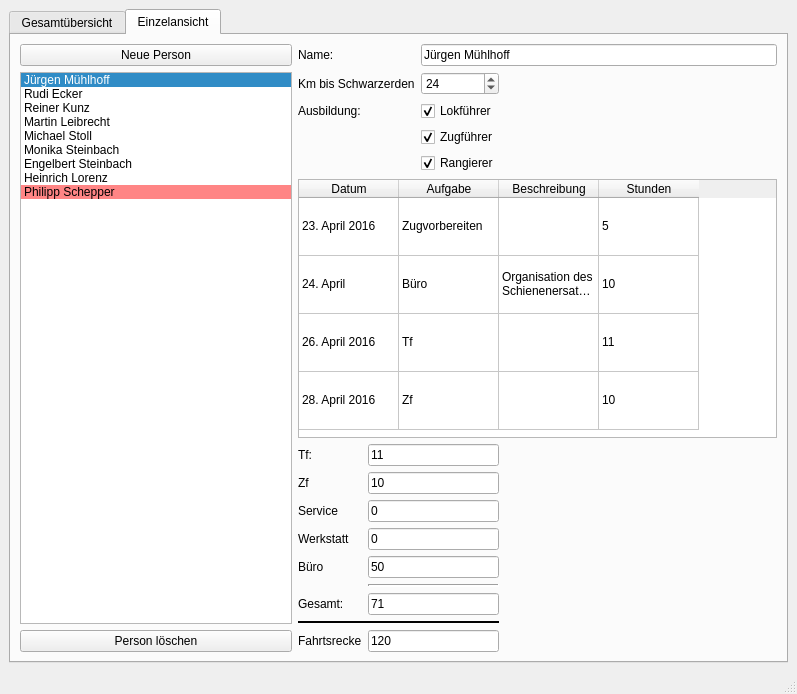
<?xml version="1.0" encoding="UTF-8"?>
<ui version="4.0">
 <class>Personal</class>
 <widget class="QMainWindow" name="Personal">
  <property name="geometry">
   <rect>
    <x>0</x>
    <y>0</y>
    <width>797</width>
    <height>694</height>
   </rect>
  </property>
  <property name="windowTitle">
   <string>Personalübersicht</string>
  </property>
  <widget class="QWidget" name="centralwidget">
   <layout class="QGridLayout" name="gridLayout">
    <item row="0" column="0">
     <widget class="QTabWidget" name="tabWidget">
      <property name="currentIndex">
       <number>1</number>
      </property>
      <widget class="QWidget" name="tab">
       <attribute name="title">
        <string>Gesamtübersicht</string>
       </attribute>
       <layout class="QGridLayout" name="gridLayout_2">
        <item row="0" column="0">
         <widget class="QTableWidget" name="tableWidget">
          <attribute name="horizontalHeaderDefaultSectionSize">
           <number>164</number>
          </attribute>
          <attribute name="horizontalHeaderStretchLastSection">
           <bool>true</bool>
          </attribute>
          <attribute name="verticalHeaderVisible">
           <bool>false</bool>
          </attribute>
          <row>
           <property name="text">
            <string>Neue Zeile</string>
           </property>
          </row>
          <row>
           <property name="text">
            <string>Neue Zeile</string>
           </property>
          </row>
          <row>
           <property name="text">
            <string>Neue Zeile</string>
           </property>
          </row>
          <row>
           <property name="text">
            <string>Neue Zeile</string>
           </property>
          </row>
          <row>
           <property name="text">
            <string>Neue Zeile</string>
           </property>
          </row>
          <row>
           <property name="text">
            <string>Neue Zeile</string>
           </property>
          </row>
          <column>
           <property name="text">
            <string>Name</string>
           </property>
          </column>
          <column>
           <property name="text">
            <string>Anzahl Einsatzeinsätze</string>
           </property>
          </column>
          <column>
           <property name="text">
            <string>Stunden</string>
           </property>
          </column>
          <column>
           <property name="text">
            <string>Kilometer</string>
           </property>
          </column>
          <item row="0" column="0">
           <property name="text">
            <string>Jürgen Mühlhoff</string>
           </property>
          </item>
          <item row="0" column="1">
           <property name="text">
            <string>5</string>
           </property>
          </item>
          <item row="0" column="2">
           <property name="text">
            <string>60</string>
           </property>
          </item>
          <item row="0" column="3">
           <property name="text">
            <string>150</string>
           </property>
          </item>
          <item row="1" column="0">
           <property name="text">
            <string>Rudi Ecker</string>
           </property>
          </item>
          <item row="1" column="1">
           <property name="text">
            <string>4</string>
           </property>
          </item>
          <item row="1" column="2">
           <property name="text">
            <string>45</string>
           </property>
          </item>
          <item row="1" column="3">
           <property name="text">
            <string>80</string>
           </property>
          </item>
          <item row="2" column="0">
           <property name="text">
            <string>Engelbert Steinbach</string>
           </property>
          </item>
          <item row="2" column="1">
           <property name="text">
            <string>3</string>
           </property>
          </item>
          <item row="2" column="2">
           <property name="text">
            <string>28</string>
           </property>
          </item>
          <item row="2" column="3">
           <property name="text">
            <string>130</string>
           </property>
          </item>
          <item row="3" column="0">
           <property name="text">
            <string>Monika Steinbach</string>
           </property>
          </item>
          <item row="3" column="1">
           <property name="text">
            <string>3</string>
           </property>
          </item>
          <item row="3" column="2">
           <property name="text">
            <string>34</string>
           </property>
          </item>
          <item row="3" column="3">
           <property name="text">
            <string>130</string>
           </property>
          </item>
          <item row="4" column="0">
           <property name="text">
            <string>Helga Schmidt</string>
           </property>
          </item>
          <item row="4" column="1">
           <property name="text">
            <string>2</string>
           </property>
          </item>
          <item row="4" column="2">
           <property name="text">
            <string>22</string>
           </property>
          </item>
          <item row="4" column="3">
           <property name="text">
            <string>40</string>
           </property>
          </item>
          <item row="5" column="0">
           <property name="text">
            <string>Philipp Schepper</string>
           </property>
           <property name="background">
            <brush brushstyle="SolidPattern">
             <color alpha="200">
              <red>255</red>
              <green>100</green>
              <blue>100</blue>
             </color>
            </brush>
           </property>
          </item>
          <item row="5" column="1">
           <property name="text">
            <string>0</string>
           </property>
           <property name="background">
            <brush brushstyle="SolidPattern">
             <color alpha="200">
              <red>255</red>
              <green>100</green>
              <blue>100</blue>
             </color>
            </brush>
           </property>
          </item>
          <item row="5" column="2">
           <property name="text">
            <string>0</string>
           </property>
           <property name="background">
            <brush brushstyle="SolidPattern">
             <color alpha="200">
              <red>255</red>
              <green>100</green>
              <blue>100</blue>
             </color>
            </brush>
           </property>
          </item>
          <item row="5" column="3">
           <property name="text">
            <string>0</string>
           </property>
           <property name="background">
            <brush brushstyle="SolidPattern">
             <color alpha="200">
              <red>255</red>
              <green>100</green>
              <blue>100</blue>
             </color>
            </brush>
           </property>
          </item>
         </widget>
        </item>
        <item row="1" column="0">
         <widget class="QPushButton" name="pushButton">
          <property name="text">
           <string>Exportieren</string>
          </property>
         </widget>
        </item>
       </layout>
      </widget>
      <widget class="QWidget" name="tab_2">
       <attribute name="title">
        <string>Einzelansicht</string>
       </attribute>
       <layout class="QGridLayout" name="gridLayout_5">
        <item row="0" column="0">
         <layout class="QGridLayout" name="gridLayout_4">
          <item row="2" column="1">
           <widget class="QLabel" name="label_2">
            <property name="text">
             <string>Ausbildung:</string>
            </property>
           </widget>
          </item>
          <item row="2" column="2">
           <widget class="QCheckBox" name="checkBox">
            <property name="text">
             <string>Lokführer</string>
            </property>
            <property name="checked">
             <bool>true</bool>
            </property>
           </widget>
          </item>
          <item row="3" column="2">
           <widget class="QCheckBox" name="checkBox_2">
            <property name="text">
             <string>Zugführer</string>
            </property>
            <property name="checked">
             <bool>true</bool>
            </property>
           </widget>
          </item>
          <item row="4" column="2">
           <widget class="QCheckBox" name="checkBox_3">
            <property name="text">
             <string>Rangierer</string>
            </property>
            <property name="checked">
             <bool>true</bool>
            </property>
           </widget>
          </item>
          <item row="5" column="1" colspan="3">
           <widget class="QTableWidget" name="tableWidget_2">
            <property name="sizeAdjustPolicy">
             <enum>QAbstractScrollArea::AdjustToContents</enum>
            </property>
            <property name="wordWrap">
             <bool>true</bool>
            </property>
            <attribute name="verticalHeaderVisible">
             <bool>false</bool>
            </attribute>
            <attribute name="verticalHeaderDefaultSectionSize">
             <number>58</number>
            </attribute>
            <row>
             <property name="text">
              <string>Neue Zeile</string>
             </property>
            </row>
            <row>
             <property name="text">
              <string>Neue Zeile</string>
             </property>
            </row>
            <row>
             <property name="text">
              <string>Neue Zeile</string>
             </property>
            </row>
            <row>
             <property name="text">
              <string>Neue Zeile</string>
             </property>
            </row>
            <column>
             <property name="text">
              <string>Datum</string>
             </property>
            </column>
            <column>
             <property name="text">
              <string>Aufgabe</string>
             </property>
            </column>
            <column>
             <property name="text">
              <string>Beschreibung</string>
             </property>
            </column>
            <column>
             <property name="text">
              <string>Stunden</string>
             </property>
            </column>
            <item row="0" column="0">
             <property name="text">
              <string>23. April 2016</string>
             </property>
            </item>
            <item row="0" column="1">
             <property name="text">
              <string>Zugvorbereiten</string>
             </property>
            </item>
            <item row="0" column="2">
             <property name="text">
              <string/>
             </property>
            </item>
            <item row="0" column="3">
             <property name="text">
              <string>5</string>
             </property>
            </item>
            <item row="1" column="0">
             <property name="text">
              <string>24. April</string>
             </property>
            </item>
            <item row="1" column="1">
             <property name="text">
              <string>Büro</string>
             </property>
            </item>
            <item row="1" column="2">
             <property name="text">
              <string>Organisation des Schienenersatzverkehrs</string>
             </property>
            </item>
            <item row="1" column="3">
             <property name="text">
              <string>10</string>
             </property>
            </item>
            <item row="2" column="0">
             <property name="text">
              <string>26. April 2016</string>
             </property>
            </item>
            <item row="2" column="1">
             <property name="text">
              <string>Tf</string>
             </property>
            </item>
            <item row="2" column="3">
             <property name="text">
              <string>11</string>
             </property>
            </item>
            <item row="3" column="0">
             <property name="text">
              <string>28. April 2016</string>
             </property>
            </item>
            <item row="3" column="1">
             <property name="text">
              <string>Zf</string>
             </property>
            </item>
            <item row="3" column="3">
             <property name="text">
              <string>10</string>
             </property>
            </item>
           </widget>
          </item>
          <item row="6" column="1" colspan="2">
           <layout class="QFormLayout" name="formLayout">
            <item row="0" column="0">
             <widget class="QLabel" name="label_4">
              <property name="text">
               <string>Tf:</string>
              </property>
             </widget>
            </item>
            <item row="0" column="1">
             <widget class="QLineEdit" name="lineEdit_2">
              <property name="text">
               <string>11</string>
              </property>
             </widget>
            </item>
            <item row="1" column="0">
             <widget class="QLabel" name="label_5">
              <property name="text">
               <string>Zf</string>
              </property>
             </widget>
            </item>
            <item row="1" column="1">
             <widget class="QLineEdit" name="lineEdit_3">
              <property name="text">
               <string>10</string>
              </property>
             </widget>
            </item>
            <item row="2" column="0">
             <widget class="QLabel" name="label_6">
              <property name="text">
               <string>Service</string>
              </property>
             </widget>
            </item>
            <item row="2" column="1">
             <widget class="QLineEdit" name="lineEdit_4">
              <property name="text">
               <string>0</string>
              </property>
             </widget>
            </item>
            <item row="3" column="0">
             <widget class="QLabel" name="label_7">
              <property name="text">
               <string>Werkstatt</string>
              </property>
             </widget>
            </item>
            <item row="3" column="1">
             <widget class="QLineEdit" name="lineEdit_5">
              <property name="text">
               <string>0</string>
              </property>
             </widget>
            </item>
            <item row="4" column="0">
             <widget class="QLabel" name="label_8">
              <property name="text">
               <string>Büro</string>
              </property>
             </widget>
            </item>
            <item row="4" column="1">
             <widget class="QLineEdit" name="lineEdit_6">
              <property name="text">
               <string>50</string>
              </property>
             </widget>
            </item>
            <item row="5" column="1">
             <widget class="Line" name="line">
              <property name="lineWidth">
               <number>2</number>
              </property>
              <property name="orientation">
               <enum>Qt::Horizontal</enum>
              </property>
             </widget>
            </item>
            <item row="6" column="0">
             <widget class="QLabel" name="label_3">
              <property name="text">
               <string>Gesamt:</string>
              </property>
             </widget>
            </item>
            <item row="6" column="1">
             <widget class="QLineEdit" name="lineEdit_7">
              <property name="text">
               <string>71</string>
              </property>
             </widget>
            </item>
            <item row="7" column="0" colspan="2">
             <widget class="Line" name="line_2">
              <property name="frameShadow">
               <enum>QFrame::Plain</enum>
              </property>
              <property name="lineWidth">
               <number>2</number>
              </property>
              <property name="orientation">
               <enum>Qt::Horizontal</enum>
              </property>
             </widget>
            </item>
            <item row="8" column="0">
             <widget class="QLabel" name="label_9">
              <property name="text">
               <string>Fahrtsrecke</string>
              </property>
             </widget>
            </item>
            <item row="8" column="1">
             <widget class="QLineEdit" name="lineEdit_8">
              <property name="text">
               <string>120</string>
              </property>
             </widget>
            </item>
           </layout>
          </item>
          <item row="6" column="3">
           <spacer name="horizontalSpacer">
            <property name="orientation">
             <enum>Qt::Horizontal</enum>
            </property>
            <property name="sizeHint" stdset="0">
             <size>
              <width>208</width>
              <height>20</height>
             </size>
            </property>
           </spacer>
          </item>
          <item row="0" column="0" rowspan="7">
           <layout class="QGridLayout" name="gridLayout_3">
            <item row="0" column="0">
             <widget class="QPushButton" name="pushButton_2">
              <property name="text">
               <string>Neue Person</string>
              </property>
             </widget>
            </item>
            <item row="1" column="0">
             <widget class="QListWidget" name="listWidget">
              <property name="currentRow">
               <number>0</number>
              </property>
              <item>
               <property name="text">
                <string>Jürgen Mühlhoff</string>
               </property>
              </item>
              <item>
               <property name="text">
                <string>Rudi Ecker</string>
               </property>
              </item>
              <item>
               <property name="text">
                <string>Reiner Kunz</string>
               </property>
              </item>
              <item>
               <property name="text">
                <string>Martin Leibrecht</string>
               </property>
              </item>
              <item>
               <property name="text">
                <string>Michael Stoll</string>
               </property>
              </item>
              <item>
               <property name="text">
                <string>Monika Steinbach</string>
               </property>
              </item>
              <item>
               <property name="text">
                <string>Engelbert Steinbach</string>
               </property>
              </item>
              <item>
               <property name="text">
                <string>Heinrich Lorenz</string>
               </property>
              </item>
              <item>
               <property name="text">
                <string>Philipp Schepper</string>
               </property>
               <property name="background">
                <brush brushstyle="SolidPattern">
                 <color alpha="200">
                  <red>255</red>
                  <green>100</green>
                  <blue>100</blue>
                 </color>
                </brush>
               </property>
              </item>
             </widget>
            </item>
            <item row="2" column="0">
             <widget class="QPushButton" name="pushButton_3">
              <property name="text">
               <string>Person löschen</string>
              </property>
             </widget>
            </item>
           </layout>
          </item>
          <item row="0" column="1">
           <widget class="QLabel" name="label">
            <property name="text">
             <string>Name:</string>
            </property>
           </widget>
          </item>
          <item row="0" column="2" colspan="2">
           <widget class="QLineEdit" name="lineEdit">
            <property name="text">
             <string>Jürgen Mühlhoff</string>
            </property>
           </widget>
          </item>
          <item row="1" column="1">
           <widget class="QLabel" name="label_10">
            <property name="text">
             <string>Km bis Schwarzerden</string>
            </property>
           </widget>
          </item>
          <item row="1" column="2">
           <widget class="QSpinBox" name="spinBox">
            <property name="value">
             <number>24</number>
            </property>
           </widget>
          </item>
         </layout>
        </item>
       </layout>
      </widget>
     </widget>
    </item>
   </layout>
  </widget>
  <widget class="QMenuBar" name="menubar">
   <property name="geometry">
    <rect>
     <x>0</x>
     <y>0</y>
     <width>797</width>
     <height>22</height>
    </rect>
   </property>
  </widget>
  <widget class="QStatusBar" name="statusbar"/>
 </widget>
 <resources/>
 <connections/>
</ui>
